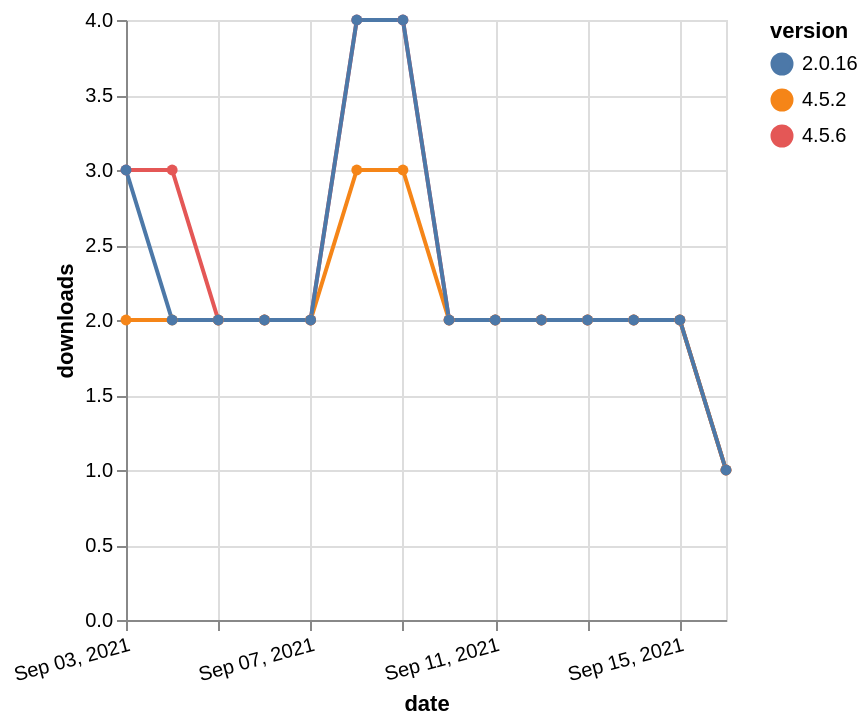

Here is the Vega-Lite specification saved for this chart:
### Vega-Lite specification from a JSON file in a GitHub repository (floating-point values rounded to 4 significant figures)
{"$schema": "https://vega.github.io/schema/vega-lite/v5.json", "description": "A simple bar chart with embedded data.", "data": {"values": [{"date": "2021-09-03", "total": 4192, "delta": 3, "version": "4.5.6"}, {"date": "2021-09-04", "total": 4195, "delta": 3, "version": "4.5.6"}, {"date": "2021-09-05", "total": 4197, "delta": 2, "version": "4.5.6"}, {"date": "2021-09-06", "total": 4199, "delta": 2, "version": "4.5.6"}, {"date": "2021-09-07", "total": 4201, "delta": 2, "version": "4.5.6"}, {"date": "2021-09-08", "total": 4205, "delta": 4, "version": "4.5.6"}, {"date": "2021-09-09", "total": 4209, "delta": 4, "version": "4.5.6"}, {"date": "2021-09-10", "total": 4211, "delta": 2, "version": "4.5.6"}, {"date": "2021-09-11", "total": 4213, "delta": 2, "version": "4.5.6"}, {"date": "2021-09-12", "total": 4215, "delta": 2, "version": "4.5.6"}, {"date": "2021-09-13", "total": 4217, "delta": 2, "version": "4.5.6"}, {"date": "2021-09-14", "total": 4219, "delta": 2, "version": "4.5.6"}, {"date": "2021-09-15", "total": 4221, "delta": 2, "version": "4.5.6"}, {"date": "2021-09-16", "total": 4222, "delta": 1, "version": "4.5.6"}, {"date": "2021-09-03", "total": 4668, "delta": 2, "version": "4.5.2"}, {"date": "2021-09-04", "total": 4670, "delta": 2, "version": "4.5.2"}, {"date": "2021-09-05", "total": 4672, "delta": 2, "version": "4.5.2"}, {"date": "2021-09-06", "total": 4674, "delta": 2, "version": "4.5.2"}, {"date": "2021-09-07", "total": 4676, "delta": 2, "version": "4.5.2"}, {"date": "2021-09-08", "total": 4679, "delta": 3, "version": "4.5.2"}, {"date": "2021-09-09", "total": 4682, "delta": 3, "version": "4.5.2"}, {"date": "2021-09-10", "total": 4684, "delta": 2, "version": "4.5.2"}, {"date": "2021-09-11", "total": 4686, "delta": 2, "version": "4.5.2"}, {"date": "2021-09-12", "total": 4688, "delta": 2, "version": "4.5.2"}, {"date": "2021-09-13", "total": 4690, "delta": 2, "version": "4.5.2"}, {"date": "2021-09-14", "total": 4692, "delta": 2, "version": "4.5.2"}, {"date": "2021-09-15", "total": 4694, "delta": 2, "version": "4.5.2"}, {"date": "2021-09-16", "total": 4695, "delta": 1, "version": "4.5.2"}, {"date": "2021-09-03", "total": 4766, "delta": 3, "version": "2.0.16"}, {"date": "2021-09-04", "total": 4768, "delta": 2, "version": "2.0.16"}, {"date": "2021-09-05", "total": 4770, "delta": 2, "version": "2.0.16"}, {"date": "2021-09-06", "total": 4772, "delta": 2, "version": "2.0.16"}, {"date": "2021-09-07", "total": 4774, "delta": 2, "version": "2.0.16"}, {"date": "2021-09-08", "total": 4778, "delta": 4, "version": "2.0.16"}, {"date": "2021-09-09", "total": 4782, "delta": 4, "version": "2.0.16"}, {"date": "2021-09-10", "total": 4784, "delta": 2, "version": "2.0.16"}, {"date": "2021-09-11", "total": 4786, "delta": 2, "version": "2.0.16"}, {"date": "2021-09-12", "total": 4788, "delta": 2, "version": "2.0.16"}, {"date": "2021-09-13", "total": 4790, "delta": 2, "version": "2.0.16"}, {"date": "2021-09-14", "total": 4792, "delta": 2, "version": "2.0.16"}, {"date": "2021-09-15", "total": 4794, "delta": 2, "version": "2.0.16"}, {"date": "2021-09-16", "total": 4795, "delta": 1, "version": "2.0.16"}]}, "width": "container", "mark": {"type": "line", "point": {"filled": true}}, "encoding": {"x": {"field": "date", "type": "temporal", "timeUnit": "yearmonthdate", "title": "date", "axis": {"labelAngle": -15}}, "y": {"field": "delta", "type": "quantitative", "title": "downloads"}, "color": {"field": "version", "type": "nominal"}, "tooltip": {"field": "delta"}}}
